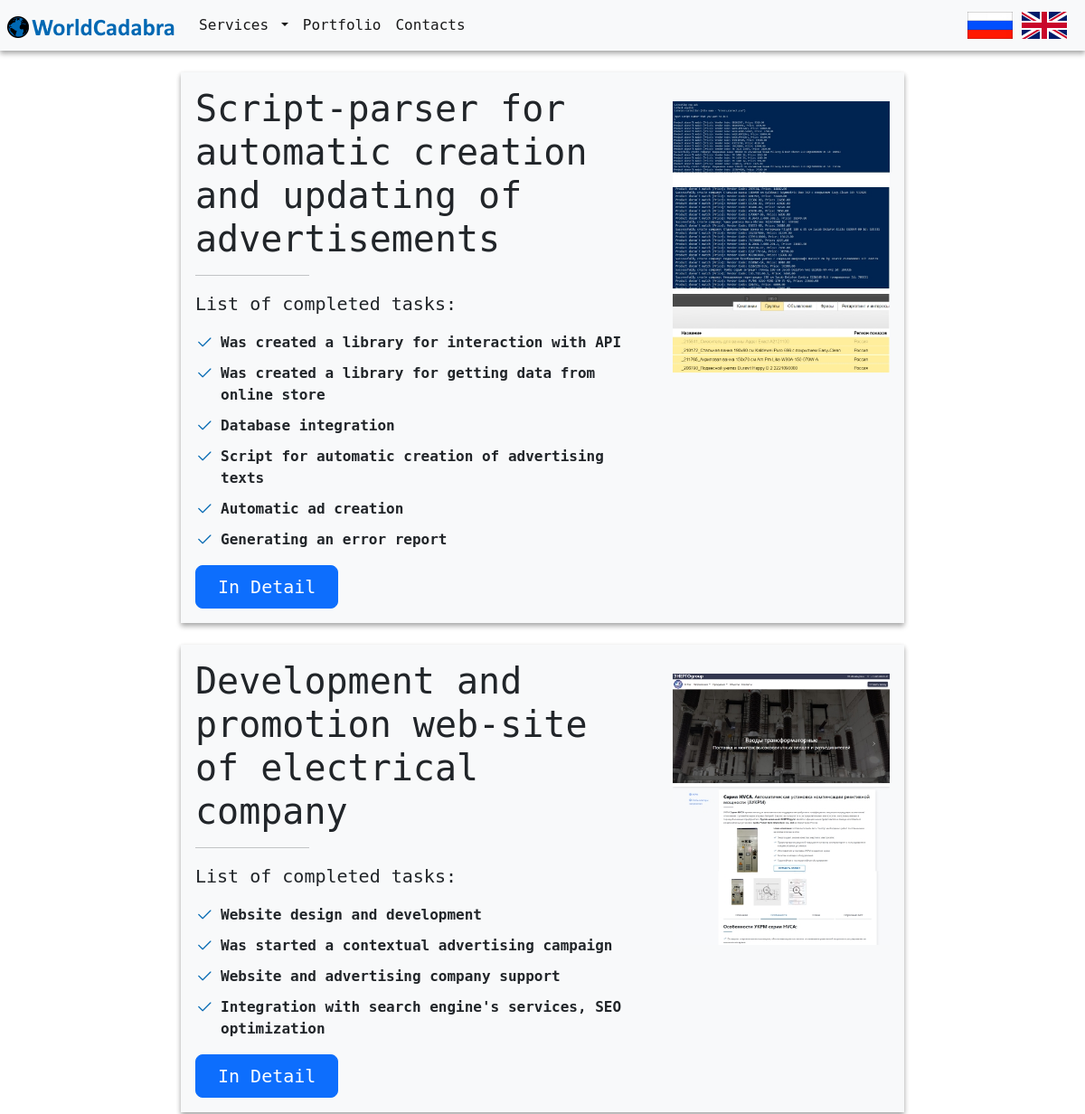
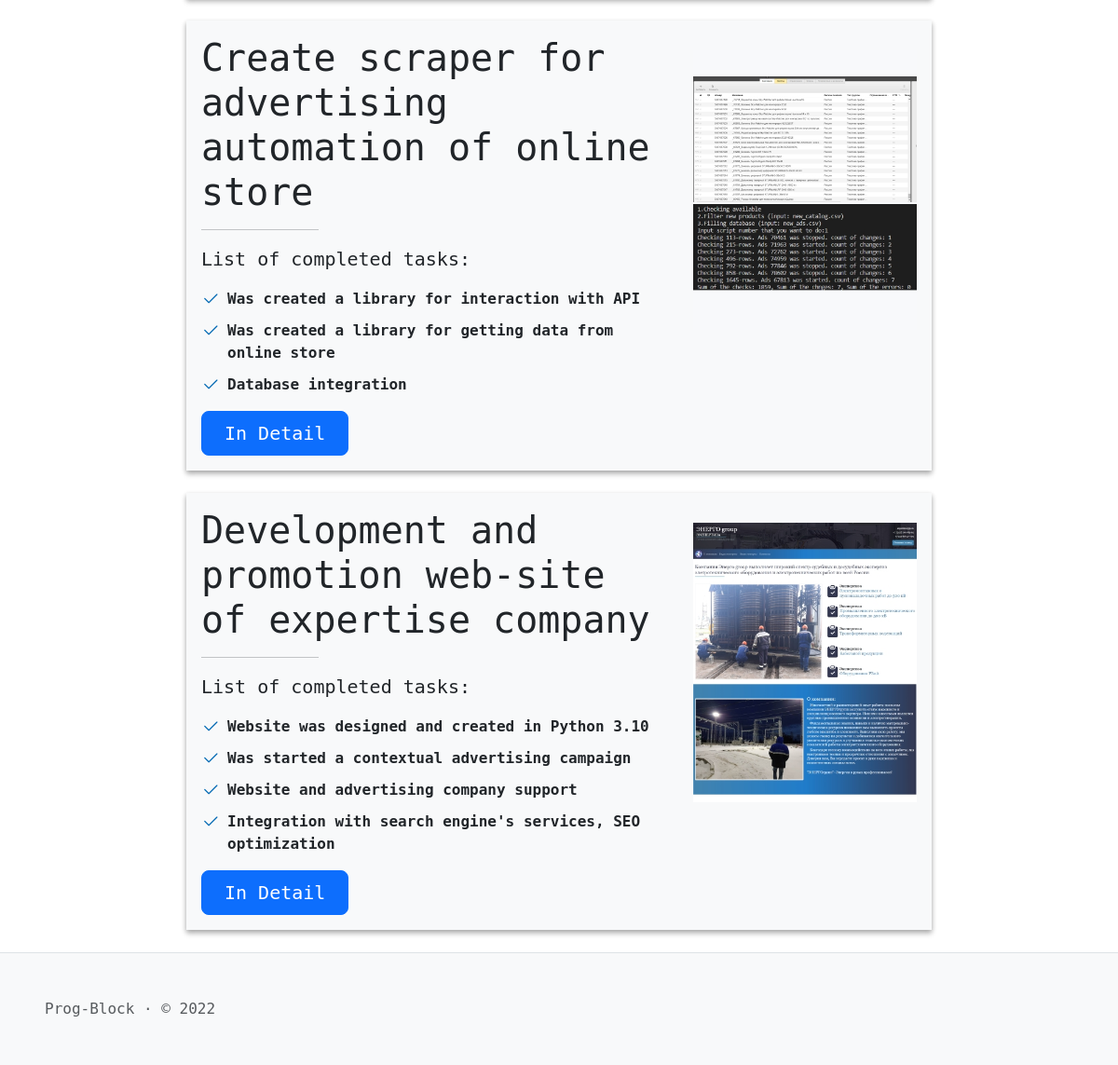
/en/projects/, run on the app's committed database (2 pictures, top to bottom).
### Class_SQLAlchemy.py (models this page shows, shortened)
class Menu(db.Model):
    id = db.Column(db.Integer, unique=True, primary_key=True)
    title = db.Column(db.String(100), nullable=False)
    url = db.Column(db.String(100), nullable=True)
    url_name = db.Column(db.String(100), nullable=True)
    visibility = db.Column(db.String(50), default='visible', nullable=False)
    button_type = db.Column(db.String(50), nullable=False)
    parent = db.Column(db.String(50))
    language = db.Column(db.String(20), nullable=False)
    priorities = db.Column(db.Integer)
    note = db.Column(db.String(200), nullable=True)

class projects(db.Model):
    id = db.Column(db.Integer, unique=True, primary_key=True)
    title = db.Column(db.String(100), nullable=False)
    short_discription = db.Column(db.String(2000), nullable=True)
    photo = db.Column(db.String(500), nullable=True)
    url = db.Column(db.String(100), nullable=True)
    url_name = db.Column(db.String(100), nullable=True)
    visibility = db.Column(db.String(50), default='visible', nullable=False)
    content = db.Column(db.String(50000), nullable=True)
    language = db.Column(db.String(20), nullable=False)
    priorities = db.Column(db.Integer)
    note = db.Column(db.String(200), nullable=True)

### en/en.py (the view)
@en.route('/projects/')
def Projects():
    content = projects.query.filter_by(visibility='visible', language='en').order_by(projects.priorities.desc()).all()
    return render_template('projects.html', general=get_general_content('projects'), content=content)

### en/en.py (called while the page is built)
def get_general_content(url_name):
    res = {}
    try:
        res['Menu'] = Menu.query.filter_by(visibility='visible', language='en').order_by(Menu.priorities).all()
        res['SEO'] = SEO.query.filter_by(language='en', url_name=url_name).first()
        return res
    except:
        abort(404)

### templates/projects.html
{% extends "layout.html" %}
{% block body %}
{% for item in content %}
<div class="container-flex project-tasks col-lg-8 mx-auto my-4 p-3">
        <div class="row">
            <div class="col-md-8 col-sm-12">
                    <h1 class="mb-3">{{ item.title }}</h1>
                    <hr class="col-5 col-md-3">
                    {{ item.short_discription|safe }}
                    <div>
                        <a href="{{ item.url }}" class="btn btn-primary btn-lg px-4">
                        {% if item.language == 'ru' %}
                        Подробнее
                        {% elif item.language == 'en' %}
                        In Detail
                        {% endif %}
                        </a>
                    </div>
            </div>
            <div class="col-md-4 col-sm-12 pt-sm-3 text-center">
                <img src="{{ item.photo }}" class="img-fluid" alt="{{ item.title }}">
            </div>
        </div>
</div>
{% endfor %}
{% endblock %}

### templates/layout.html (shortened to what this page needs)
<!DOCTYPE html>
<html lang="{{ general['SEO'].language }}">
<head>
    {% block head %}
    <link href="{{ url_for('static', filename='css/bootstrap.min.css') }}" rel="stylesheet"
>
    <link rel="stylesheet" href="https://cdn.jsdelivr.net/npm/bootstrap-icons@1.9.1/font/bootstrap-icons.css">
    <link href="{{ url_for('static', filename='css/styles.css') }}" rel="stylesheet">
    {% endblock %}
</head>
<body>
    <header>
        <nav class="navbar navbar-expand-md bg-light">
            <a class="navbar-brand ps-2" href="{{ url_for('.index') }}">
                <img src="{{ url_for('static', filename='img/logo.png') }}" alt="logo.png" style="max-height: 40px">
            </a>
            <div class="collapse navbar-collapse" id="navbarSupportedContent">
                <ul class="navbar-nav me-auto mb-lg-0">
                    {% for menu in general['Menu'] %}
                        {% if menu.button_type == 'menu' and not menu.parent %}
                            <li class="nav-item">
                                <a class="nav-link active" aria-current="page" href="{{ menu.url }}">{{menu.title}}</a>
                            </li>
                        {% elif menu.button_type == 'dropmenu' and not menu.parent %}
                            <li class="nav-item dropdown">
                                <a class="nav-link dropdown-toggle active" href="{{ menu.url }}" id="navbarDropdown" role="button"
                                    data-bs-toggle="dropdown" aria-expanded="false">
                                    {{menu.title}}
                                </a>
                            </li>
                        {% endif %}
                    {% endfor %}
                </ul>
            </div>
            <ul class="navbar-nav ms-auto mx-3 d-md-flex d-none align-items-center">
              <li class="nav-item m-1">
                  <a href="/"><img src="{{ url_for('static', filename='img/rus.png') }}"
                          style="max-height: 30px" class="img-fluid"></a>
                  <a href="/en"><img src="{{ url_for('static', filename='img/eng.png') }}"
                          style="max-height: 30px" class="img-fluid"></a>
              </li>
            </ul>
        </nav>
    </header>
    <main class="content">
        {% block body %}{% endblock %}
    </main>
</body>
<footer class="text-muted border-top bg-light">
  <div class="d-flex ms-5 py-5">
      Prog-Block · © 2022
  </div>
</footer>
</html>

### static/css/styles.css (style rules this page uses)
:root { --color1: #0068B2; }
* { font-family: "DejaVu Sans Mono", "Marker Felt", "Linux Biolinum G"; }
.project-tasks ul, .service-tasks ul { list-style: none; padding: 0; }
.project-tasks ul li, .service-tasks ul li { padding-left: 28px; position: relative; }
.project-tasks ul li+li, .service-tasks ul li+li { margin-top: 10px; }
.project-tasks ul i, .service-tasks ul i { position: absolute; left: 0; top: 2px; font-size: 20px; color: var(--color1); line-height: 1; }
.container-flex { background-color: #f8f9fa; box-shadow: 0 2px 5px rgba(0,0,0,0.2), 0 4px 6px rgba(0,0,0,0.2); }
header { box-shadow: 0 2px 5px rgba(0,0,0,0.2), 0 4px 6px rgba(0,0,0,0.2); }
.content { min-height: 100vh; }

### data on the page
Menu: title "Services"
Menu: title "Portfolio"
Menu: title "Contacts"
projects: title "Script-parser for automatic creation and updating of advertisements", short_discription "List of completed tasks: Was created a library for interaction with API Was created a library for getting data from online store Database integration Script for automatic creation of advertising texts Automatic ad creation Generating an error report", language "In Detail", photo (picture)
projects: title "Development and promotion web-site of electrical company", short_discription "List of completed tasks: Website design and development Was started a contextual advertising campaign Website and advertising company support Integration with search engine's services, SEO optimization", language "In Detail", photo (picture)
projects: title "Create scraper for advertising automation of online store", short_discription "List of completed tasks: Was created a library for interaction with API Was created a library for getting data from online store Database integration", language "In Detail", photo (picture)
projects: title "Development and promotion web-site of expertise company", short_discription "List of completed tasks: Website was designed and created in Python 3.10 Was started a contextual advertising campaign Website and advertising company support Integration with search engine's services, SEO optimization", language "In Detail", photo (picture)
